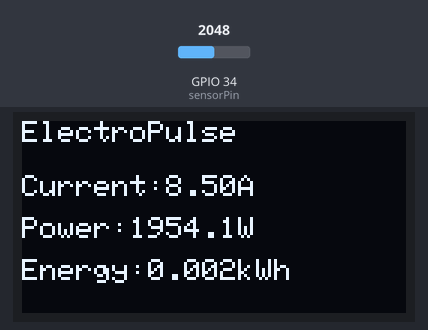
This sketch was run on a simulated ESP32. On the bench: 128×64 one-colour display. The inputs (shaded band) are chosen by the test bench; at power-on: GPIO 34 (sensorPin) = 2048. What the sketch prints to the serial monitor is not drawn.

Above: at 3.2 s.
3.3 s: GPIO 34 (sensorPin) set to 2866
At 5.3 s:
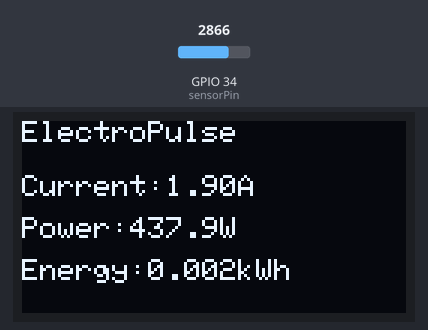
5.6 s: GPIO 34 (sensorPin) set to 2047
At 7.0 s:
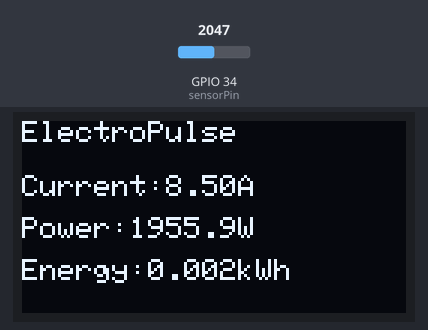
8.7 s: GPIO 34 (sensorPin) set to 1228
At 10.0 s:
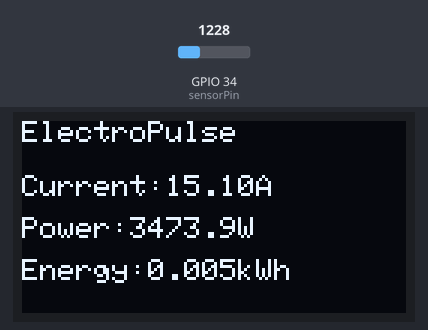
Timing chart, 0 to 11.7 s (numbered marks = the images above; inputs shaded):
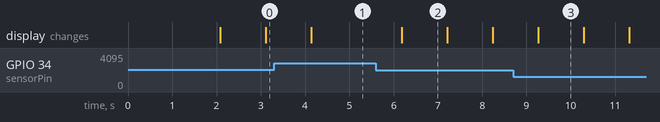

Measured:
- after the input at 3.3 s, the display: changes after 0.83 s (image 1)
- after the input at 5.6 s, the display: changes after 0.59 s (image 2)

The sketch:

SmartEnergyMeter.ino
```cpp
#include <Wire.h>
#include <Adafruit_GFX.h>
#include <Adafruit_SSD1306.h>

#define SCREEN_WIDTH 128
#define SCREEN_HEIGHT 64

Adafruit_SSD1306 display(SCREEN_WIDTH, SCREEN_HEIGHT, &Wire, -1);

// Pin Configuration
const int sensorPin = 34;      // ACS712 Output
const float voltage = 230.0;   // AC Voltage
const float sensitivity = 0.100; // ACS712-20A = 100mV/A
const float offset = 2.5;      // Zero Current Voltage

float current = 0;
float power = 0;
float energy = 0;

unsigned long previousMillis = 0;

void setup()
{
  Serial.begin(115200);

  Wire.begin(21,22);      // SDA, SCL

  if(!display.begin(SSD1306_SWITCHCAPVCC, 0x3C))
  {
    Serial.println("OLED Failed");
    while(true);
  }

  display.clearDisplay();
  display.setTextSize(1);
  display.setTextColor(WHITE);

  display.setCursor(10,20);
  display.println("ElectroPulse");
  display.setCursor(25,35);
  display.println("Meter");
  display.display();

  delay(2000);
}

void loop()
{
  int adcValue = analogRead(sensorPin);

  float sensorVoltage = adcValue * (3.3 / 4095.0);

  current = abs((sensorVoltage - 2.5) / sensitivity);

  power = voltage * current;

  unsigned long currentMillis = millis();

  float hours = (currentMillis - previousMillis) / 3600000.0;

  energy += power * hours / 1000.0;

  previousMillis = currentMillis;

  Serial.print("Current : ");
  Serial.print(current);
  Serial.println(" A");

  Serial.print("Power : ");
  Serial.print(power);
  Serial.println(" W");

  Serial.print("Energy : ");
  Serial.print(energy);
  Serial.println(" kWh");

  display.clearDisplay();

  display.setTextSize(1);

  display.setCursor(0,0);
  display.println("ElectroPulse");

  display.setCursor(0,18);
  display.print("Current:");
  display.print(current,2);
  display.println("A");

  display.setCursor(0,32);
  display.print("Power:");
  display.print(power,1);
  display.println("W");

  display.setCursor(0,46);
  display.print("Energy:");
  display.print(energy,3);
  display.println("kWh");

  display.display();

  delay(1000);
}
```
